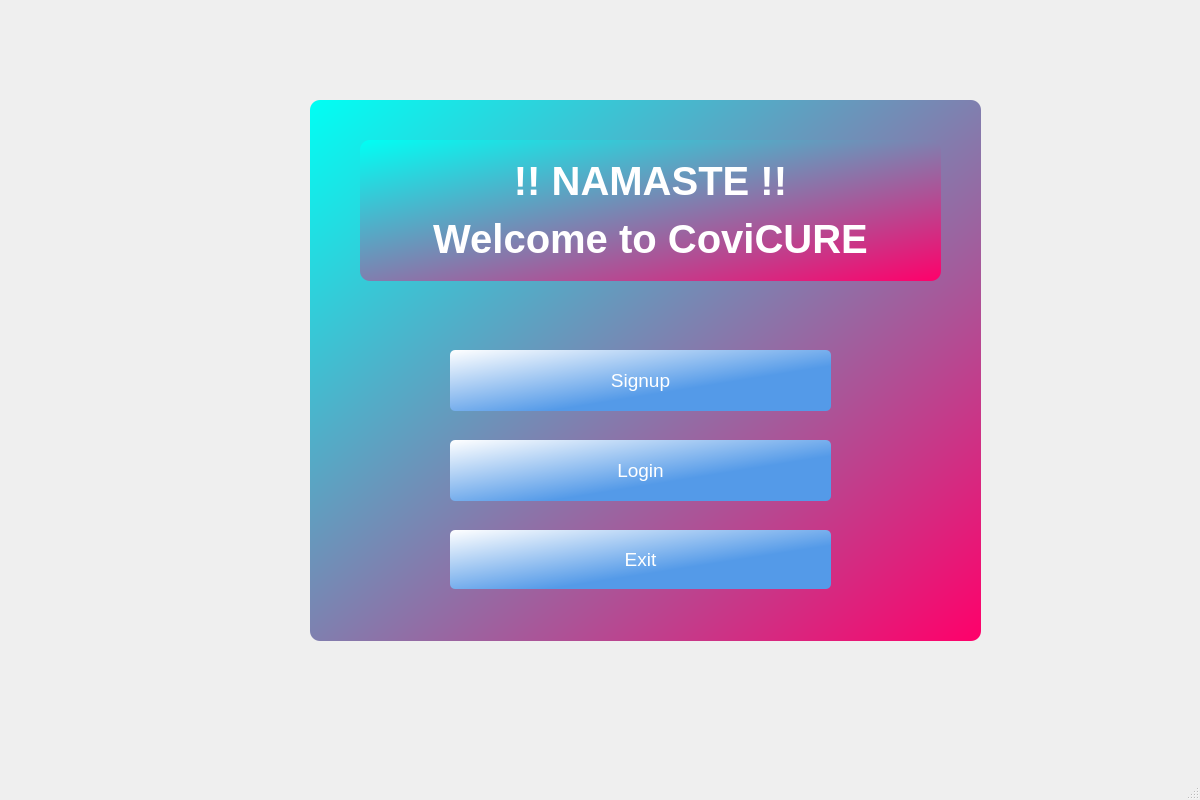
<?xml version="1.0" encoding="UTF-8"?>
<ui version="4.0">
 <class>MainWindow</class>
 <widget class="QMainWindow" name="MainWindow">
  <property name="geometry">
   <rect>
    <x>0</x>
    <y>0</y>
    <width>1200</width>
    <height>800</height>
   </rect>
  </property>
  <property name="windowTitle">
   <string>MainWindow</string>
  </property>
  <property name="styleSheet">
   <string notr="true"/>
  </property>
  <widget class="QWidget" name="centralwidget">
   <widget class="QGroupBox" name="groupBox">
    <property name="geometry">
     <rect>
      <x>310</x>
      <y>100</y>
      <width>671</width>
      <height>541</height>
     </rect>
    </property>
    <property name="styleSheet">
     <string notr="true">background-color: qlineargradient(spread:reflect, x1:0, y1:0, x2:1, y2:1, stop:0 rgba(0, 255, 244, 255), stop:1 rgba(255, 0, 106, 255));
border-radius: 10px;</string>
    </property>
    <property name="title">
     <string/>
    </property>
    <widget class="QPushButton" name="pushButton_Signup_3">
     <property name="geometry">
      <rect>
       <x>140</x>
       <y>250</y>
       <width>381</width>
       <height>61</height>
      </rect>
     </property>
     <property name="sizePolicy">
      <sizepolicy hsizetype="Minimum" vsizetype="MinimumExpanding">
       <horstretch>0</horstretch>
       <verstretch>0</verstretch>
      </sizepolicy>
     </property>
     <property name="font">
      <font>
       <pointsize>14</pointsize>
       <italic>false</italic>
       <bold>false</bold>
      </font>
     </property>
     <property name="styleSheet">
      <string notr="true">background-color: qlineargradient(spread:reflect, x1:0, y1:0, x2:1, y2:1, stop:0 rgba(255, 255, 255, 255), stop:0.629213 rgba(84, 154, 232, 255));
font: 14pt &quot;Arial Rounded MT Bold&quot;;

border-radius: 5px;
color: rgb(255, 255, 255);</string>
     </property>
     <property name="text">
      <string>Signup</string>
     </property>
    </widget>
    <widget class="QPushButton" name="pushButton_Login_3">
     <property name="geometry">
      <rect>
       <x>140</x>
       <y>340</y>
       <width>381</width>
       <height>61</height>
      </rect>
     </property>
     <property name="sizePolicy">
      <sizepolicy hsizetype="Minimum" vsizetype="MinimumExpanding">
       <horstretch>0</horstretch>
       <verstretch>0</verstretch>
      </sizepolicy>
     </property>
     <property name="font">
      <font>
       <pointsize>14</pointsize>
       <italic>false</italic>
       <bold>false</bold>
      </font>
     </property>
     <property name="styleSheet">
      <string notr="true">background-color: qlineargradient(spread:reflect, x1:0, y1:0, x2:1, y2:1, stop:0 rgba(255, 255, 255, 255), stop:0.629213 rgba(84, 154, 232, 255));
font: 14pt &quot;Arial Rounded MT Bold&quot;;

border-radius: 5px;
color: rgb(255, 255, 255);</string>
     </property>
     <property name="text">
      <string>Login</string>
     </property>
    </widget>
    <widget class="QPushButton" name="pushButton_Exit_3">
     <property name="geometry">
      <rect>
       <x>140</x>
       <y>430</y>
       <width>381</width>
       <height>59</height>
      </rect>
     </property>
     <property name="sizePolicy">
      <sizepolicy hsizetype="Minimum" vsizetype="MinimumExpanding">
       <horstretch>0</horstretch>
       <verstretch>0</verstretch>
      </sizepolicy>
     </property>
     <property name="font">
      <font>
       <pointsize>14</pointsize>
       <italic>false</italic>
       <bold>false</bold>
      </font>
     </property>
     <property name="styleSheet">
      <string notr="true">background-color: qlineargradient(spread:reflect, x1:0, y1:0, x2:1, y2:1, stop:0 rgba(255, 255, 255, 255), stop:0.629213 rgba(84, 154, 232, 255));
font: 14pt &quot;Arial Rounded MT Bold&quot;;

border-radius: 5px;
color: rgb(255, 255, 255);</string>
     </property>
     <property name="text">
      <string>Exit</string>
     </property>
    </widget>
    <widget class="QLabel" name="label">
     <property name="geometry">
      <rect>
       <x>50</x>
       <y>40</y>
       <width>581</width>
       <height>141</height>
      </rect>
     </property>
     <property name="font">
      <font>
       <pointsize>30</pointsize>
       <italic>false</italic>
       <bold>true</bold>
       <strikeout>false</strikeout>
      </font>
     </property>
     <property name="layoutDirection">
      <enum>Qt::LeftToRight</enum>
     </property>
     <property name="autoFillBackground">
      <bool>false</bool>
     </property>
     <property name="styleSheet">
      <string notr="true">font: 600 30pt &quot;Segoe UI&quot;;
color: rgb(255, 255, 255);

</string>
     </property>
     <property name="text">
      <string>&lt;html&gt;&lt;head/&gt;&lt;body&gt;&lt;p&gt;!! NAMASTE !!&lt;/p&gt;&lt;p&gt;Welcome to CoviCURE&lt;/p&gt;&lt;/body&gt;&lt;/html&gt;</string>
     </property>
     <property name="alignment">
      <set>Qt::AlignCenter</set>
     </property>
    </widget>
   </widget>
  </widget>
  <widget class="QMenuBar" name="menubar">
   <property name="geometry">
    <rect>
     <x>0</x>
     <y>0</y>
     <width>1200</width>
     <height>17</height>
    </rect>
   </property>
  </widget>
  <widget class="QStatusBar" name="statusbar"/>
 </widget>
 <resources/>
 <connections/>
</ui>
